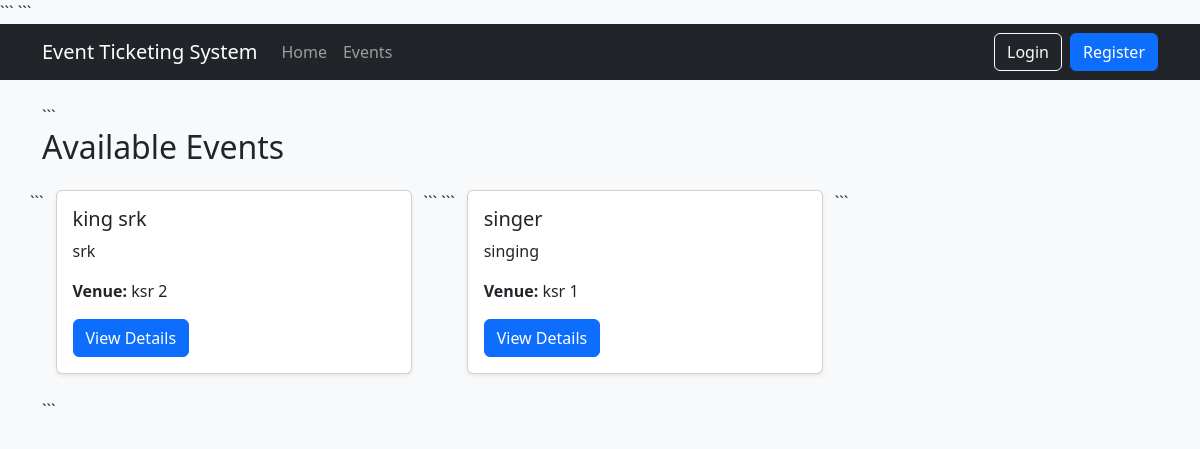
Screenshot of /events/ with the database file from the repository.
### events/models.py (models this page shows, shortened)
class Event(models.Model):
    STATUS_CHOICES = (
        ("ACTIVE", "Active"),
        ("CANCELLED", "Cancelled"),
    )
    organizer = models.ForeignKey(
        settings.AUTH_USER_MODEL,
        on_delete=models.CASCADE,
        related_name="events"
    )
    venue = models.ForeignKey(
        Venue,
        on_delete=models.CASCADE,
        related_name="events"
    )
    title = models.CharField(
        max_length=255
    )
    description = models.TextField()
    start_time = models.DateTimeField()
    end_time = models.DateTimeField()
    status = models.CharField(
        max_length=20,
        choices=STATUS_CHOICES,
        default="ACTIVE"
    )
    created_at = models.DateTimeField(
        auto_now_add=True
    )
    updated_at = models.DateTimeField(
        auto_now=True
    )

### venues/models.py (models this page shows, shortened)
class Venue(models.Model):
    name = models.CharField(
        max_length=255
    )
    address = models.TextField()
    capacity = models.PositiveIntegerField()
    created_at = models.DateTimeField(
        auto_now_add=True
    )
    updated_at = models.DateTimeField(
        auto_now=True
    )

### ui/views.py (the view)
def events_page(request):
    events = Event.objects.filter(
        status="ACTIVE"
    ).select_related(
        "venue"
    )
    return render(
        request,
        "attendee/events.html",
        {
            "events": events
        }
    )

### templates/attendee/events.html
{% extends "base.html" %}
{% block content %}
<h2 class="mb-4">
    Available Events
</h2>
<div class="row">
{% for event in events %}
```
<div class="col-md-4 mb-4">
    <div class="card shadow-sm card-hover h-100">
        <div class="card-body">
            <h5 class="card-title">
                {{ event.title }}
            </h5>
            <p class="card-text">
                {{ event.description }}
            </p>
            <p>
                <strong>
                    Venue:
                </strong>
                {{ event.venue.name }}
            </p>
            <a
                href="/event/{{ event.id }}/"
                class="btn btn-primary">
                View Details
            </a>
        </div>
    </div>
</div>
```
{% endfor %}
</div>
{% endblock %}

### templates/base.html (style rules this page uses)
body { background:#f8f9fa; }

### rows the page displays
Event: title "king srk", description "srk", venue.name "ksr 2"
Event: title "singer", description "singing", venue.name "ksr 1"
